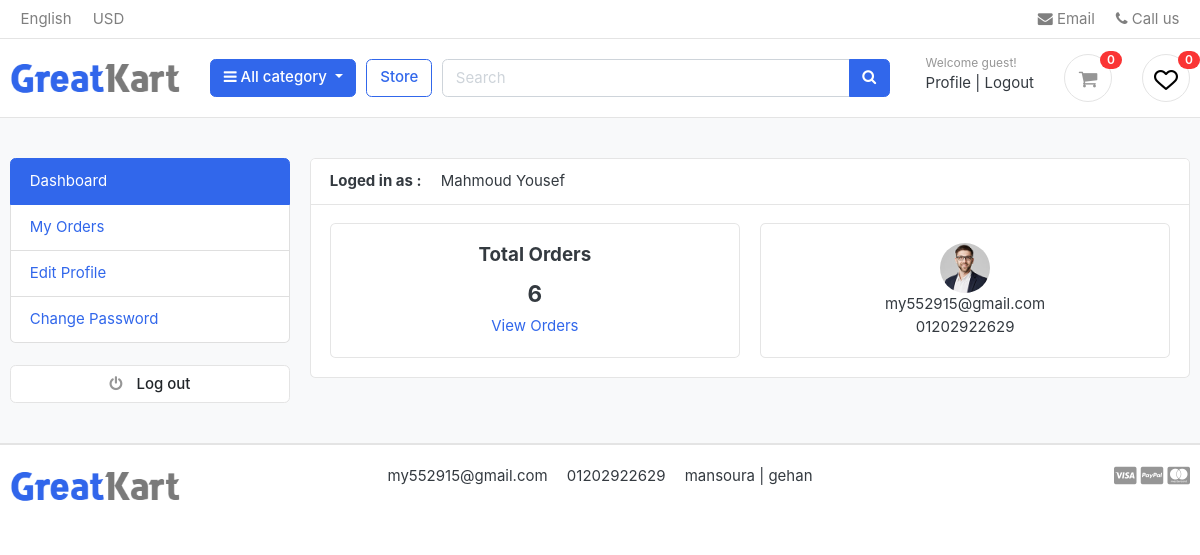
The page /accounts/dashboard/ (signed in) on the database its author committed.
### settings/models.py (models this page shows, shortened)
class Settings(models.Model):
    site_name = models.CharField( max_length=50)
    logo = models.ImageField( upload_to='setting/')
    phone = models.CharField( max_length=30)
    email = models.EmailField( max_length=254)
    description = models.TextField(max_length=1000)
    fb_link = models.URLField( max_length=200)
    twitter_link = models.URLField( max_length=200)
    instagram_link = models.URLField( max_length=200)
    address = models.CharField( max_length=50)

### accounts/models.py (models this page shows, shortened)
class Profile(models.Model):
    user = models.OneToOneField(User,on_delete=models.CASCADE)
    phone_number = models.CharField(max_length=20)
    headline = models.CharField(max_length=50 , blank=True, null=True)
    city = models.CharField(max_length=50)
    image = models.ImageField(upload_to='users/')
    about = models.TextField(max_length=4000 , blank=True , null=True)
    country = models.CharField(max_length=50 ,blank=True, null=True)
    company = models.CharField(max_length=100 ,blank=True, null=True)
    address_line_1 = models.CharField( max_length=50 , blank=True)
    address_line_2 = models.CharField( max_length=50 , blank=True)
    fb_link = models.URLField( max_length=200 , blank=True , null=True)
    twitter_link = models.URLField( max_length=200, blank=True , null=True)
    instagram_link = models.URLField( max_length=200, blank=True , null=True)
    linked_in_link = models.URLField( max_length=200, blank=True , null=True)
    def full_name(self):
        return f'{self.user.first_name} {self.user.last_name}'

### accounts/views.py (the view)
# urls.py: path('dashboard/' , views.dashboard , name='dashboard'),
def dashboard(request):
    profile=Profile.objects.get(user=request.user)
    orders = Order.objects.order_by('-created_at').filter(user_id=request.user.id,is_orderd=True)
    orders_count = orders.count()
    return render(request,'profile/dashboard.html',{
        'profile':profile,
        'orders':orders,
        'orders_count':orders_count,
    })

### accounts/favorite_context.py (called while the page is built)
def counter(request):
    product_counter = 0
    if request.user.is_authenticated:
        if 'admin' in request.path:
            return{}
        else :
            try :
                user_favourites = Product.objects.filter(like=request.user)
                product_counter = user_favourites.count()
            except Product.DoesNotExist:
                product_counter=0
    return dict(product_counter=product_counter)

### carts/context_processors.py (called while the page is built)
def counter(request):
    cart_count = 0
    if 'admin' in request.path:
        return{}
    else :
        try :
            cart = Cart.objects.filter(cart_id=_cart_id(request))
            if request.user.is_authenticated:
                cart_items = CartItem.objects.all().filter(user=request.user)
            else :
                cart_items = CartItem.objects.all().filter(cart=cart[:1])
            for cart_item in cart_items:
                cart_count+=cart_item.quantity
        except Cart.DoesNotExist:
            cart_count=0
    return dict(cart_count=cart_count)

### carts/views.py (called while the page is built)
def _cart_id(request):
    cart = request.session.session_key
    if not cart:
        cart = request.session.create()
    return cart

### category/context_processor.py (called while the page is built)
def menu_links(request):
    links = Category.objects.all()[:10]
    return dict(links=links)

### category/models.py (called while the page is built)
    def get_url(self):
        return reverse('store:product_by_category',args=[self.slug])

    def __str__(self):
        return str(self.name)

### accounts/templates/profile/dashboard.html
{% extends "base.html" %}
{% block body %}
<section class="section-conten padding-y bg">
    <div class="container">
        <div class="row">
            <aside class="col-md-3">
                <ul class="list-group">
                    <a class="list-group-item active" href="{% url 'accounts:dashboard'%}"> Dashboard </a>
                    <a class="list-group-item" href="{% url 'accounts:my_orders'%}"> My Orders </a>
                    <a class="list-group-item" href="{% url 'accounts:edit_profile'%}"> Edit Profile </a>
                    <a class="list-group-item" href="{% url 'password_change'%}">Change Password </a>
                </ul>
                <br>
                <a class="btn btn-light btn-block" href="{% url 'logout'%}"> <i class="fa fa-power-off"></i> <span
                        class="text">Log
                        out</span> </a>
            </aside>
            <main class="col-md-9">
                <article class="card">
                    <header class="card-header">
                        <strong class="d-inline-block mr-3">Loged in as :</strong>
                        <span>{{profile.full_name}}</span>
                    </header>
                    <div class="card-body">
                        <div class="row">
                            <div class="col-md-6">
                                <div class="card" style="text-align:center;">
                                    <div class="card-body" >
                                        <h5 class="card-title">Total Orders</h5>
                                        <h4>{{orders_count}}</h4>
                                        <a href="{% url 'accounts:my_orders'%}">View Orders</a>
                                    </div>
                                </div>
                            </div>
                            <div class="col-md-6">
                                <div class="card" style="text-align:center;">
                                    <div class="card-body" >
                                        <img src="{% if profile.image %}{{profile.image.url}}{% else %} https://www.w3schools.com/howto/img_avatar.png {% endif %}" width="50" hight="50" style="border-radius:50%;" >
                                        <p class="mb-0">{{user.email}}</p>
                                        <p>{{profile.phone_number}}</p>
                                    </div>
                                </div>
                            </div>
                        </div>
                    </div>
                </article>
            </main>
        </div>
    </div>
</section>
{% endblock body %}

### templates/base.html (shortened to what this page needs)
{% load static %}
<!DOCTYPE HTML>
<html lang="en">
<head>
    <link href="{% static 'css/bootstrap.css'%}" rel="stylesheet" type="text/css" />
    <link href="{% static 'fonts/fontawesome/css/all.min.css'%}" type="text/css" rel="stylesheet">
    <link href="{% static 'css/ui.css'%}" rel="stylesheet" type="text/css" />
    <link href="{% static 'css/responsive.css'%}" rel="stylesheet" media="only screen and (max-width: 1200px)" />
    <link href="{% static 'css/custum.css'%}" rel="stylesheet" type="text/css" />
    <link rel="stylesheet" href="https://cdnjs.cloudflare.com/ajax/libs/font-awesome/4.7.0/css/font-awesome.min.css">
</head>
<body>
    <header class="section-header">
        <nav class="navbar p-md-0 navbar-expand-sm navbar-light border-bottom">
            <div class="container">
                <div class="collapse navbar-collapse" id="navbarTop4">
                    <ul class="navbar-nav mr-auto">
                        <li class="nav-item dropdown">
                            <a href="#" class="nav-link"> English </a>
                        </li>
                        <li class="nav-item dropdown">
                            <a href="#" class="nav-link"> USD </a>
                        </li>
                    </ul>
                    <ul class="navbar-nav">
                        <li><a href="#" class="nav-link"> <i class="fa fa-envelope"></i> Email </a></li>
                        <li><a href="#" class="nav-link"> <i class="fa fa-phone"></i> Call us </a></li>
                    </ul>
                </div>
            </div>
        </nav>
        <section class="header-main border-bottom">
            <div class="container">
                <div class="row align-items-center">
                    <div class="col-lg-2 col-md-3 col-6">
                        <a href="/" class="brand-wrap">
                            <img class="logo" src="{{myfooter.logo.url}}">
                        </a>
                    </div>
                    <div class="col-lg col-sm col-md col-6 flex-grow-0">
                        <div class="category-wrap dropdown d-inline-block float-right">
                            <button type="button" class="btn btn-primary dropdown-toggle" data-toggle="dropdown">
                                <i class="fa fa-bars"></i> All category
                            </button>
                        </div>
                    </div>
                    <a href="{%url 'store:store'%}" method="GET" class="btn btn-outline-primary">Store</a>
                    <div class="col-lg  col-md-6 col-sm-12 col">
                        <form action="{% url 'store:search' %}" class="search">
                            <div class="input-group w-100">
                                <input type="text" class="form-control" style="width:60%;" placeholder="Search"
                                    name="q">
                                <div class="input-group-append">
                                    <button class="btn btn-primary" type="submit">
                                        <i class="fa fa-search"></i>
                                    </button>
                                </div>
                            </div>
                        </form>
                    </div>
                    <div class="col-lg-3 col-sm-6 col-8 order-2 order-lg-3">
                        <div class="d-flex justify-content-end mb-3 mb-lg-0">
                            <div class="widget-header">
                                <small class="title text-muted">Welcome guest!</small>
                                <div>
                                    {% if user.is_authenticated %}
                                    <a href="{% url 'accounts:profile'%}">Profile</a> <span class="dark-transp"> |
                                    </span>
                                    <a href="{% url 'logout'%}"> Logout</a>
                                    {% else %}
                                    <a href="{% url 'login'%}">Sign in</a> <span class="dark-transp"> | </span>
                                    <a href="{% url 'accounts:signup'%}"> Register</a>
                                    {% endif %}
                                </div>
                            </div>
                            <a href="{% url 'carts:cart'%}" class="widget-header pl-3 ml-3">
                                <div class="icon icon-sm rounded-circle border"><i class="fa fa-shopping-cart"></i>
                                </div>
                                <span class="badge badge-pill badge-danger notify">{{cart_count}}</span>
                            </a>
                            {% if product_counter <= 0 %}
                            <a href="{% url 'accounts:user_favourites'%}" class="widget-header pl-3 ml-3">
                                <div class="icon icon-sm rounded-circle border"><img src="{% static 'images/icons/heart.png'%}" />
                                </div>
                                <span class="badge badge-pill badge-danger notify">{{product_counter}}</span>
                            </a>
                            {% else %}
                            <a href="{% url 'accounts:user_favourites'%}" class="widget-header pl-3 ml-3">
                                <div class="icon icon-sm rounded-circle border"><img src="{% static 'images/icons/love.png'%}" />
                                </div>
                                <span class="badge badge-pill badge-danger notify">{{product_counter}}</span>
                            </a>
                            {% endif %}
                        </div>
                    </div>
                </div>
            </div>
        </section>
    </header>
    {% block body %}
    {% endblock body %}
    <footer class="section-footer border-top">
        <div class="container">
            <section class="footer-bottom border-top row">
                <div class="col-lg-2 col-md-3 col-6">
                    <a href="/" class="brand-wrap">
                        <img class="logo" src="{{myfooter.logo.url}}">
                    </a>
                </div>
                <div class="col-md-8 text-md-center">
                    <span class="px-2">{{myfooter.email}}</span>
                    <span class="px-2">{{myfooter.phone}}</span>
                    <span class="px-2">{{myfooter.address}}</span>
                </div>
                <div class="col-md-2 text-md-right text-muted">
                    <i class="fab fa-lg fa-cc-visa"></i>
                    <i class="fab fa-lg fa-cc-paypal"></i>
                    <i class="fab fa-lg fa-cc-mastercard"></i>
                </div>
            </section>
        </div>
    </footer>
</body>
</html>

### static/css/ui.css (style rules this page uses)
html { font-family: "Inter", sans-serif; font-size: 15px; }
.icon-xs, .icon-sm, .icon-md, .icon-lg { display: inline-block; text-align: center; flex-shrink: 0; flex-grow: 0; }
.icon-sm { width: 48px; height: 48px; line-height: 48px !important; font-size: 20px; }
.padding-y { padding-top: 40px; padding-bottom: 40px; }
article:after, .form-group:after { display: block; clear: both; content: ""; }
.bg { background-color: #f8f9fa; }
p:last-child { margin-bottom: 0; }
.header-main { position: relative; padding-top: 1rem; padding-bottom: 1rem; }
.brand-wrap .logo, .navbar-brand .logo { margin-right: 7px; max-height: 42px; display: inline-block; }
.widget-header { display: inline-block; vertical-align: middle; position: relative; }
.widget-header a { color: #343a40; }
.widget-header i { color: #969696; }
.widget-header .title { display: block; }
.widget-header .notify { position: absolute; top: -3px; right: -10px; }
.footer-bottom { padding-top: 20px; padding-bottom: 20px; }
.btn-light { background-color: #fff; border-color: #e4e4e4; }
.btn-light i { color: #969696; }
.btn i + .text { margin-left: 10px; }
.notify { position: absolute; top: -4px; right: -10px; display: inline-block; padding: 0.25em 0.6em; font-size: 12px; line-height: 1; text-align: center; border-radius: 3rem; color: #fff; background-color: #fa3434; }

### rows shown on the page
Settings: logo (picture), email "my552915@gmail.com", phone "01202922629", address "mansoura | gehan"
Profile: full_name "Mahmoud Yousef", image (picture), phone_number "01202922629"

### other values the page prints
{{ cart_count }} "0"
{{ product_counter }} "0"
{{ orders_count }} "6"
{{ user.email }} "my552915@gmail.com"
